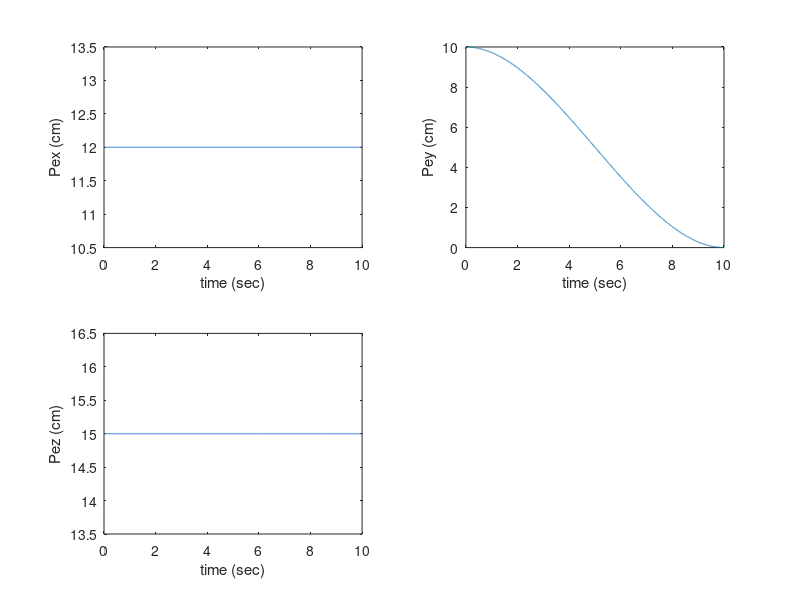
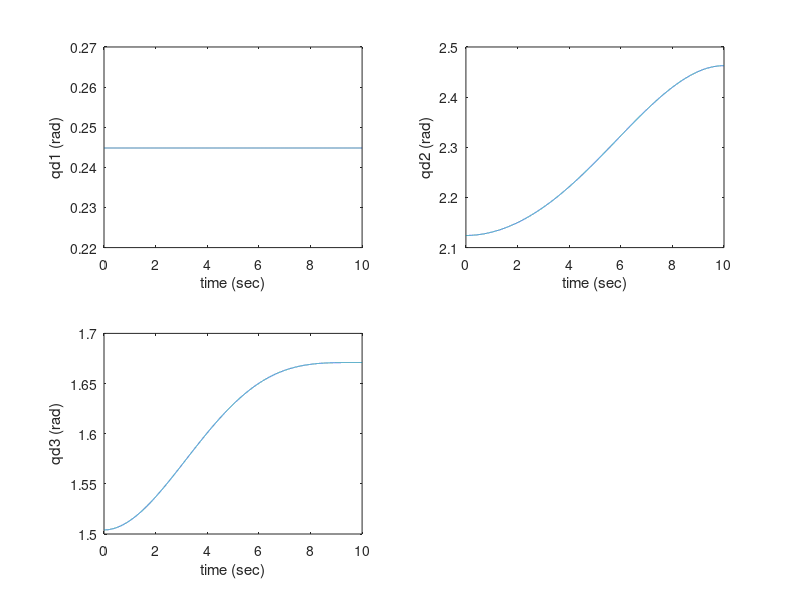
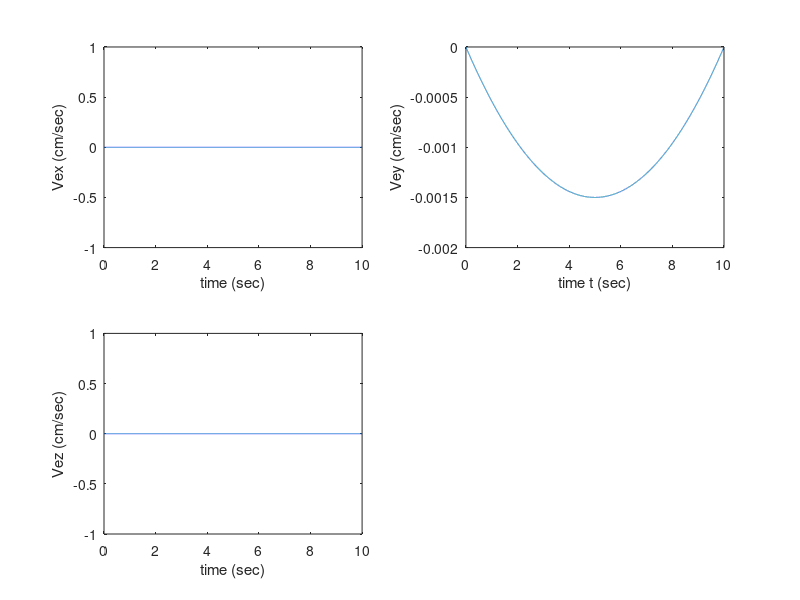
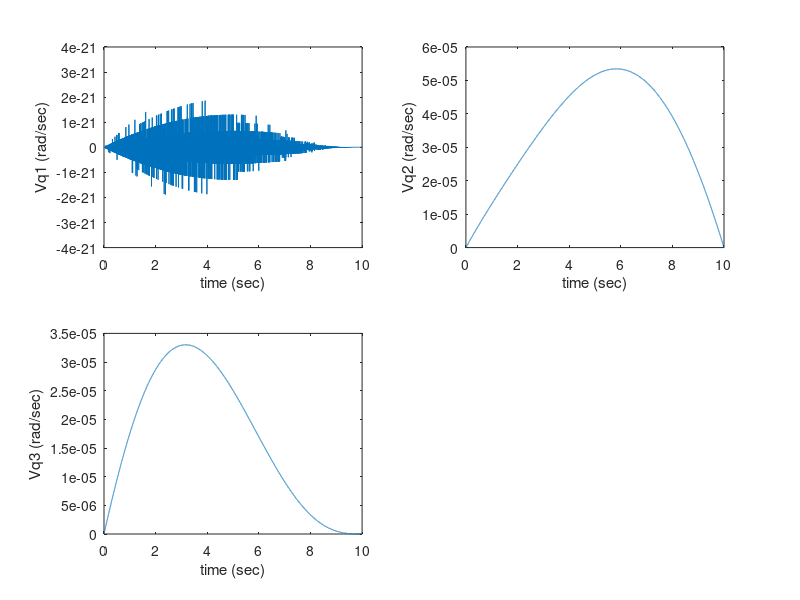

MATLAB code for these plots, in order:
%% *** Robot (kinematic) model parameters *** 
clear all; 
close all; 
          %diastaseis se cm
l(1)=10.0;   % = l0
l(2) = 10.0;  %% = l1
l(3) = 8.0;  %= l2
l(4)=0.0; % l3=0,symfwna me ta dedomena tou problhmatos
l(5)=20.0;
l(6)=15.0;
%% *** sampling period *** 
%% *** for the robot motion, kinematic simulation: 
dt = 0.001; %dt = 0.001; i.e. 1 msec)   

%% *** Create (or load from file) reference signals *** 
%% *** DESIRED MOTION PROFILE - TASK SPACE *** 
Tf=10.0; 	% 10sec duration of motion 
t=0:dt:Tf;  

%xd0,td0,yd1: initial/final end-point position --> desired task-space trajectory  
xd0 = 12.0;	
xd1 =  12.0;  %xa=xb
yd0 = 10.00; 
yd1 = 0.0;  
zd0 = 15.0;
zd1 = 15.0;    %za=zb

% Example of desired trajectory : linear segment (x0,y0)-->(x1,y1); Time duration: Tf; 
disp('Initialising Desired Task-Space Trajectory (Motion Profile) ...'); %% 
disp(' ');   
xd(1) = xd0; 
yd(1) = yd0; 
zd(1) = zd0;
lambda_x = (xd1-xd0)/Tf; 
%lambda_y = (yd1-yd0)/Tf; 
lambda_z = (zd1-zd0)/Tf;
kmax=Tf/dt + 1; 
for k=2:kmax;    
   xd(k) = xd(k-1) + lambda_x*dt;    
   %yd(k) = yd(k-1) + lambda_y*dt; 
   zd(k) = zd(k-1) + lambda_z*dt;
end  
 
 
 
%%%%%%%%%%%%%%%%%%%%%%%%%%%%%%%%%%%%%%%%%%%%%%%%%%%%%%%%%%%%%%%%% 
%% ****** KINEMATIC SIMULATION - Main loop ****** 
disp('Kinematic Simulation ...'); %% 
disp(' '); %%  

%% ***** INVERSE KINEMATICS  -->  DESIRED MOTION - JOINT SPACE ***** 
%% compute the reference joint-motion vectors: 
%% {qd(k,i), i=1,...,n (num of degrees of freedom), with k=1,..., kmax,} 
%% se antistoixia methodou kai simbolismwn me ti lisi tou merous A: 
Pexstar = xd - l(2);
Pezstar = zd + l(1);
k(1:10001) = 1;
K = sqrt(Pexstar(:).^2 + Pezstar(:).^2 - l(3)^2)';  
qd(:,1) = atan2(Pezstar , Pexstar) - atan2(K , l(3)*k);

%sxediasmos troxias mesw poliwnimikis sinartisis paremboplis (diafaneies)
%4A_robotics-I-shmmy-control-1.pdf


v0 = 0;   %arxiki kai teliki taxitita 0
vf = 0; 

a0 = yd0; 
a1= v0;
a2=(3/Tf^2)*(yd1-yd0)-(2/Tf)*a1-(1/Tf)*vf;
a3=(-2/Tf^3)*(yd1-yd0)+(1/10^2)*(v0+vf);

%Pey(t)=a0+a1*t+a2*t^2+a3*t^3
yd=a0+a1*t(:)+a2*t(:).^2+a3*t(:).^3;
ydA=yd'; %gia simfwnia diastasewn argotera
%euresi ipoloipwn qi
s1=sin(qd(:,1)); 
c1=cos(qd(:,1)); 
Kstar = -K - l(4);
Kstar = Kstar';
qd(:,3) = acos(( Kstar(:).^2 + yd(:).^2 -l(5)^2 -l(6)^2)./(2*l(5)*l(6)));
s3=sin(qd(:,3));
c3=cos(qd(:,3));
qd(:,2) = atan2( yd , Kstar ) - atan2(l(6)*s3,l(5) + l(6)*c3 );

s2=sin(qd(:,2));
c2=cos(qd(:,2));
s23 = sin(qd(:,2)+qd(:,3));
c23 = cos(qd(:,2)+qd(:,3));
   
%% ***** FORWARD KINEMATICS  JOINT MOTION -->  CARTESIAN POSITIONS ***** 
%simeio 0
xd1(1:kmax) = 0;   
yd1(1:kmax) = 0; 
zd1(1:kmax) = -l(1); 
xd2(1:kmax) = l(2); %simeio 0'
yd2(1:kmax) = 0;
zd2(1:kmax) = -l(1); 
xd3(1:kmax) = l(2)+l(3).*c1; %simeio 1  
yd3(1:kmax) = 0; 
zd3(1:kmax) = -l(1)+l(3).*s1;
xd4(1:kmax) = l(2)+ l(3).*c1+(l(4)+l(5)*c2).*s1; %simeio 2
yd4(1:kmax) = l(5).*s2;
zd4(1:kmax) = -l(1)+l(3).*c1-(l(4)+l(5)*c2).*s1;
%kai sintetagmenes telikou simeiou
xd5 = l(2)+l(3)*c1+s1.*(l(5)*c2+l(6)*c23);
yd5 = l(5)*s2+l(6)*s23;
zd5 = -l(1)+l(3)*s1-(l(4)+l(5)*c2+l(6)*c23).*c1;
%%%%%%%%%%%%%%%%%%%%%%%%%%%%%%%%%%%%%%%%%%%%%%%%%%%%%%%%%%%%%%%%%%% 
%%%%%%%%%%%%%%%%%%%%%%%%%%%%%%%%%%%%%%%%%%%%%%%%%%%%%%%%%%%%%%%%%%%  

%% *** SAVE and PLOT output data *** %%** use functions plot(...)  
%save;  %% --> save data to 'matlab.mat' file   

figure(1); 
subplot(2,2,1); 
plot(t,xd); 
ylabel('Pex (cm)'); 
xlabel('time (sec)');  

subplot(2,2,2); 
plot(t,yd); 
ylabel('Pey (cm)'); 
xlabel('time (sec)');  

subplot(2,2,3); 
plot(t,zd); 
ylabel('Pez (cm)'); 
xlabel('time (sec)');  

figure(2);  
subplot(2,2,1); 
plot(t,qd(:,1)); 
ylabel('qd1 (rad)'); 
xlabel('time (sec)');  

subplot(2,2,2); 
plot(t,qd(:,2)); 
ylabel('qd2 (rad)'); 
xlabel('time (sec)');  

subplot(2,2,3); 
plot(t,qd(:,3)); 
ylabel('qd3 (rad)'); 
xlabel('time (sec)');

 %taxitites telikou simeiou
Vex = diff(xd);
Vex = [Vex, 0]; %prosthesi midenikou gia na einai isomegethi
     
Vey = diff(ydA);
Vey = [Vey, 0];

Vez = diff(zd);
Vez = [Vez, 0];


figure(3);
subplot(2,2,1); 
plot(t,Vex); 
ylabel('Vex (cm/sec)'); 
xlabel('time (sec)');  

subplot(2,2,2); 
plot(t,Vey); 
ylabel('Vey (cm/sec)'); 
xlabel('time t (sec)');  

subplot(2,2,3); 
plot(t,Vez); 
ylabel('Vez (cm/sec)'); 
xlabel('time (sec)');  


figure(4); % Iakwbiani kai antistrofi Iakwbiani, wste na broume tis taxitites twn qi

for k=1:kmax;
    J11 = -l(3)*s1(k)+(l(4)+l(5)*c2(k)+l(6)*c23(k)).*c1(k);
    J21 = 0;
    J31 = l(3)*c1(k)+(l(4)+l(5)*c2(k)+l(6)*c23(k)).*s1(k);    
    J12 = -(l(5)*s2(k)+l(6)*s23(k)).*s1(k);
    J22 = l(5)*c2(k)+l(6)*c23(k);
    J32 = (l(5)*s2(k)+l(6)*s23(k)).*c1(k);    
    J13 = -l(6)*s23(k).*s1(k);
    J23 = l(6)*c23(k);
    J33 = l(6)*s23(k).*c1(k);
    
    J = [J11 J12 J13; J21 J22 J23; J31 J32 J33];
    invJ = inv(J);
    
    Vq1(k) = invJ(1,:)*[ Vex(k);Vey(k);Vez(k) ];
    Vq2(k) = invJ(2,:)*[ Vex(k);Vey(k);Vez(k) ];
    Vq3(k) = invJ(3,:)*[ Vex(k);Vey(k);Vez(k) ];
end

subplot(2,2,1); 
plot(t,Vq1); 
ylabel('Vq1 (rad/sec)'); 
xlabel('time (sec)');

subplot(2,2,2); 
plot(t,Vq2); 
ylabel('Vq2 (rad/sec)'); 
xlabel('time (sec)');

subplot(2,2,3); 
plot(t,Vq3); 
ylabel('Vq3 (rad/sec)'); 
xlabel('time (sec)');  

%%*** stick diagram --> animate robot motion ... (**optional**) 
%% within a for (or while) loop, use periodic plot(...) functions to draw the geometry (current pos)  
%% of the robot, and thus animate its motion ...  

figure(5); 
axis([-25 25 -20 20 -20 20]) %%set xyz plot axes (caution: square axes, i.e. dx=dy) 
axis on
grid on
hold on 
xlabel('x (cm)'); 
ylabel('y (cm)'); 
zlabel('z (cm)'); 
plot3(xd,yd,zd,'rs'); 
dtk=1000; %% plot robot position every dtk samples, to animate its motion 
plot3([0],[0],[0],'o'); 
for tk=1:dtk:kmax,    %%% 	
   pause(0.1);	%% pause motion to view successive robot configurations    
   
   plot3([0,xd1(tk)],[0,yd1(tk)],[0,zd1(tk)]);					
   plot3([xd1(tk)],[yd1(tk)],[zd1(tk)],'o');       
   plot3([xd1(tk),xd2(tk)],[yd1(tk),yd2(tk)],[zd1(tk),zd2(tk)]);	
   plot3([xd2(tk)],[yd2(tk)],[zd2(tk)],'o');     
   plot3([xd2(tk),xd3(tk)],[yd2(tk),yd3(tk)],[zd2(tk),zd3(tk)]);	
   plot3([xd3(tk)],[yd3(tk)],[zd3(tk)],'o');   
   plot3([xd3(tk),xd4(tk)],[yd3(tk),yd4(tk)],[zd3(tk),zd4(tk)]);
   plot3([xd4(tk)],[yd4(tk)],[zd4(tk)],'o');     
   plot3([xd4(tk),xd5(tk)],[yd4(tk),yd5(tk)],[zd4(tk),zd5(tk)]);
   plot3([xd5(tk)],[yd5(tk)],[zd5(tk)],'g+');
end

%% deutero plot apo diaforetiki pleura 
figure(6); 
axis([-25 25 -20 20 -20 20]) %%set xyz plot axes (caution: square axes, i.e. dx=dy) 
axis on
grid on
hold on 
xlabel('x (cm)'); 
ylabel('y (cm)'); 
zlabel('z (cm)'); 
plot3(yd,xd,zd,'rs'); 
dtk=1000; %% plot robot position every dtk samples, to animate its motion 
plot3([0],[0],[0],'o'); 
for tk=1:dtk:kmax,    %%% 	
   pause(0.1);	%% pause motion to view successive robot configurations    
   
   plot3([0,yd1(tk)],[0,xd1(tk)],[0,zd1(tk)]);					
   plot3([yd1(tk)],[xd1(tk)],[zd1(tk)],'o');       
   plot3([yd1(tk),yd2(tk)],[xd1(tk),xd2(tk)],[zd1(tk),zd2(tk)]);	
   plot3([yd2(tk)],[xd2(tk)],[zd2(tk)],'o');     
   plot3([yd2(tk),yd3(tk)],[xd2(tk),xd3(tk)],[zd2(tk),zd3(tk)]);	
   plot3([yd3(tk)],[xd3(tk)],[zd3(tk)],'o');   
   plot3([yd3(tk),yd4(tk)],[xd3(tk),xd4(tk)],[zd3(tk),zd4(tk)]);
   plot3([yd4(tk)],[xd4(tk)],[zd4(tk)],'o');     
   plot3([yd4(tk),yd5(tk)],[xd4(tk),xd5(tk)],[zd4(tk),zd5(tk)]);
   plot3([yd5(tk)],[xd5(tk)],[zd5(tk)],'g+');
end